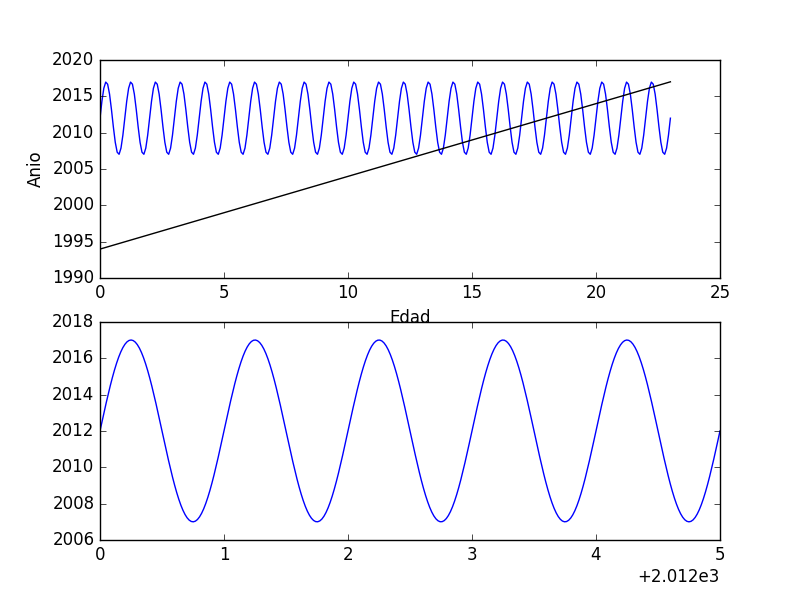

The script that saved this image:
import numpy as np
import matplotlib.pyplot as plt
def f(t):
    return 5 * np.sin(2*np.pi*t)+2012
def d(t):
    return 1994 + t
x1 = np.linspace(2012, 2017, 300)
x2 = np.linspace(0, 23, 300)
plt.figure(1)
plt.subplot(211)
plt.ylabel('Anio')
plt.xlabel('Edad')
plt.plot(x2, f(x2), x2, d(x2), 'k')
plt.subplot(212)
plt.plot(x1, f(x1))
plt.savefig('doble.png')
plt.show()
